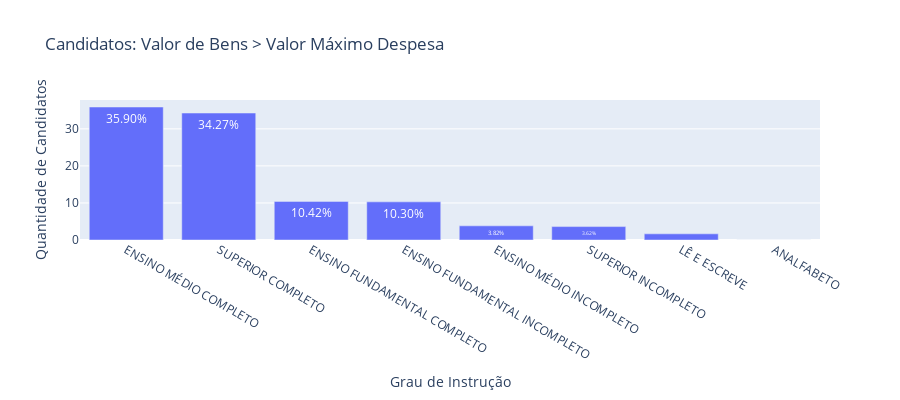

The notebook cell this image was saved under:
### Markdown cell above
#### Grau de Instrução

### Code cell
data = dados_agg[dados_agg['VR_DESPESA_MAX_CAMPANHA']<dados_agg['TOTAL_BENS']]['DS_GRAU_INSTRUCAO'].value_counts(normalize=True).reset_index()

data['proportion'] = data['proportion']*100

fig = px.bar(
    data, 
    x='DS_GRAU_INSTRUCAO',  # Eixo X
    y='proportion',  # Eixo Y
    title='Candidatos: Valor de Bens > Valor Máximo Despesa'  # Título do gráfico
)

# Atualizar os títulos dos eixos
fig.update_layout(
    xaxis_title="Grau de Instrução",  # Título do eixo X
    yaxis_title="Quantidade de Candidatos",  # Título do eixo Y
    width=900, 
    height=400
)

# Mostrar os valores nas barras
fig.update_traces(texttemplate='%{y:.2f}%', textposition='inside')

fig.show()

### Figure 1 — Plotly figure (JSON) as saved in the notebook; plotly's stock layout.template omitted (floating-point values rounded to 4 significant figures)
{"data": [{"alignmentgroup": "True", "hovertemplate": "DS_GRAU_INSTRUCAO=%{x}<br>proportion=%{y}<extra></extra>", "legendgroup": "", "marker": {"color": "#636efa", "pattern": {"shape": ""}}, "name": "", "offsetgroup": "", "orientation": "v", "showlegend": false, "textposition": "inside", "texttemplate": "%{y:.2f}%", "type": "bar", "x": ["ENSINO MÉDIO COMPLETO", "SUPERIOR COMPLETO", "ENSINO FUNDAMENTAL COMPLETO", "ENSINO FUNDAMENTAL INCOMPLETO", "ENSINO MÉDIO INCOMPLETO", "SUPERIOR INCOMPLETO", "LÊ E ESCREVE", "ANALFABETO"], "xaxis": "x", "y": [35.9, 34.27, 10.42, 10.3, 3.825, 3.621, 1.665, 0.001446], "yaxis": "y"}], "layout": {"barmode": "relative", "height": 400, "legend": {"tracegroupgap": 0}, "title": {"text": "Candidatos: Valor de Bens > Valor Máximo Despesa"}, "width": 900, "xaxis": {"anchor": "y", "domain": [0, 1], "title": {"text": "Grau de Instrução"}}, "yaxis": {"anchor": "x", "domain": [0, 1], "title": {"text": "Quantidade de Candidatos"}}}}
